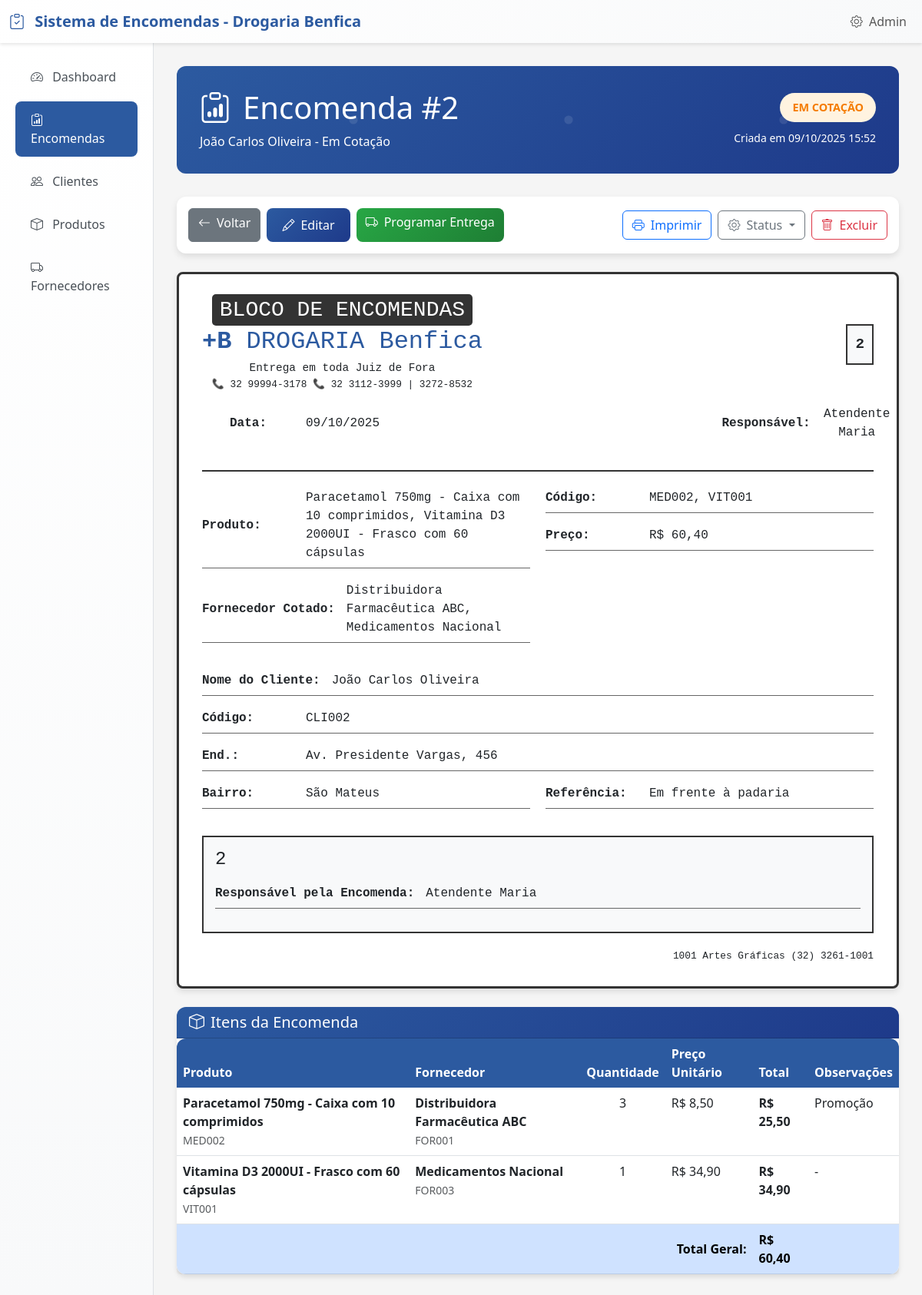
The app's page /encomendas/2/ with its own data.
### encomendas/models.py (models this page shows, shortened)
class Encomenda(models.Model):
    STATUS_CHOICES = [
        ('criada', 'Criada'),
        ('cotacao', 'Em Cotação'),
        ('aprovada', 'Aprovada'),
        ('em_andamento', 'Em Andamento'),
        ('pronta', 'Pronta para Entrega'),
        ('entregue', 'Entregue'),
        ('cancelada', 'Cancelada'),
    ]
    numero_encomenda = models.AutoField(primary_key=True, verbose_name="Número da Encomenda")
    cliente = models.ForeignKey(Cliente, on_delete=models.CASCADE, verbose_name="Cliente")
    data_criacao = models.DateTimeField(auto_now_add=True, verbose_name="Data de Criação (sistema)")
    data_encomenda = models.DateField(verbose_name="Data", help_text="Data da encomenda (campo do cabeçalho)", default=timezone.now)
    responsavel_criacao = models.CharField(max_length=100, verbose_name="Responsável",
                                         help_text="Responsável pela criação da encomenda")
    status = models.CharField(max_length=20, choices=STATUS_CHOICES, default='criada', verbose_name="Status")
    observacoes = models.TextField(blank=True, verbose_name="Observação",
                                 help_text="Campo 'Observação' do formulário físico")
    valor_total = models.DecimalField(
        max_digits=10,
        decimal_places=2,
        default=Decimal('0.00'),
        verbose_name="Valor do Produto",
        help_text="Valor total dos produtos da encomenda"
    )
    updated_at = models.DateTimeField(auto_now=True)
    class Meta:
        verbose_name = "Encomenda"
        verbose_name_plural = "Encomendas"
        ordering = ['-numero_encomenda']

class Cliente(models.Model):
    nome = models.CharField(max_length=200, verbose_name="Nome do Cliente")
    codigo = models.CharField(max_length=50, unique=True, verbose_name="Código")
    endereco = models.TextField(verbose_name="Endereço")
    bairro = models.CharField(max_length=100, verbose_name="Bairro")
    referencia = models.CharField(max_length=200, blank=True, verbose_name="Referência")
    telefone = models.CharField(max_length=20, blank=True, verbose_name="Telefone")
    created_at = models.DateTimeField(auto_now_add=True)
    updated_at = models.DateTimeField(auto_now=True)
    class Meta:
        verbose_name = "Cliente"
        verbose_name_plural = "Clientes"
        ordering = ['nome']

class ItemEncomenda(models.Model):
    encomenda = models.ForeignKey(Encomenda, related_name='itens', on_delete=models.CASCADE)
    produto = models.ForeignKey(Produto, on_delete=models.CASCADE, verbose_name="Produto")
    fornecedor = models.ForeignKey(Fornecedor, on_delete=models.CASCADE, verbose_name="Fornecedor")
    quantidade = models.PositiveIntegerField(default=1, verbose_name="Quantidade")
    preco_cotado = models.DecimalField(
        max_digits=10,
        decimal_places=2,
        validators=[MinValueValidator(Decimal('0.01'))],
        verbose_name="Preço Cotado"
    )
    valor_total = models.DecimalField(
        max_digits=10,
        decimal_places=2,
        default=Decimal('0.00'),
        verbose_name="Valor Total"
    )
    observacoes = models.TextField(blank=True, verbose_name="Observações")
    class Meta:
        verbose_name = "Item da Encomenda"
        verbose_name_plural = "Itens da Encomenda"

class Produto(models.Model):
    nome = models.CharField(max_length=200, verbose_name="Nome do Produto")
    codigo = models.CharField(max_length=50, unique=True, verbose_name="Código")
    descricao = models.TextField(blank=True, verbose_name="Descrição")
    preco_base = models.DecimalField(
        max_digits=10,
        decimal_places=2,
        validators=[MinValueValidator(Decimal('0.01'))],
        verbose_name="Preço Base"
    )
    categoria = models.CharField(max_length=100, blank=True, verbose_name="Categoria")
    created_at = models.DateTimeField(auto_now_add=True)
    updated_at = models.DateTimeField(auto_now=True)
    class Meta:
        verbose_name = "Produto"
        verbose_name_plural = "Produtos"
        ordering = ['nome']

class Fornecedor(models.Model):
    nome = models.CharField(max_length=200, verbose_name="Nome do Fornecedor")
    codigo = models.CharField(max_length=50, unique=True, verbose_name="Código")
    contato = models.CharField(max_length=200, blank=True, verbose_name="Contato")
    telefone = models.CharField(max_length=20, blank=True, verbose_name="Telefone")
    email = models.EmailField(blank=True, verbose_name="E-mail")
    created_at = models.DateTimeField(auto_now_add=True)
    updated_at = models.DateTimeField(auto_now=True)
    class Meta:
        verbose_name = "Fornecedor"
        verbose_name_plural = "Fornecedores"
        ordering = ['nome']

### encomendas/views.py (the view)
# urls.py: path('encomendas/<int:pk>/', views.encomenda_detail, name='encomenda_detail'),
def encomenda_detail(request, pk):
    encomenda = get_object_or_404(Encomenda, pk=pk)
    itens = encomenda.itens.select_related('produto', 'fornecedor').all()
    try:
        entrega = encomenda.entrega
    except Entrega.DoesNotExist:
        entrega = None
    context = {
        'encomenda': encomenda,
        'itens': itens,
        'entrega': entrega,
    }
    return render(request, 'encomendas/encomenda_detail.html', context)

### encomendas/templates/encomendas/encomenda_detail.html (shortened to what this page needs)
{% extends 'encomendas/base.html' %}
{% block content %}
<div class="no-print">
    <div class="encomenda-header">
        <div class="d-flex justify-content-between align-items-center">
            <div>
                <h1><i class="bi bi-clipboard-data me-3"></i>Encomenda #{{ encomenda.numero_encomenda }}</h1>
                <p class="mb-0">{{ encomenda.cliente.nome }} - {{ encomenda.get_status_display }}</p>
            </div>
            <div class="text-end">
                <div class="status-atual status-{{ encomenda.status }}">
                    {{ encomenda.get_status_display }}
                </div>
                <div class="mt-2">
                    <small>Criada em {{ encomenda.data_criacao|date:"d/m/Y H:i" }}</small>
                </div>
            </div>
        </div>
    </div>
</div>
<div class="action-buttons no-print mb-4">
    <div class="d-flex flex-wrap gap-2 justify-content-between align-items-center">
        <div class="d-flex flex-wrap gap-2">
            <a href="{% url 'encomenda_list' %}" class="btn btn-secondary">
                <i class="bi bi-arrow-left me-2"></i>Voltar
            </a>
            <a href="{% url 'encomenda_edit' encomenda.pk %}" class="btn btn-primary">
                <i class="bi bi-pencil me-2"></i>Editar
            </a>
            {% if not entrega %}
            <a href="{% url 'entrega_create' encomenda.pk %}" class="btn btn-success">
                <i class="bi bi-truck me-2"></i>Programar Entrega
            </a>
            {% else %}
            <a href="{% url 'entrega_edit' entrega.pk %}" class="btn btn-info">
                <i class="bi bi-truck me-2"></i>Editar Entrega
            </a>
            {% endif %}
        </div>
        <div class="d-flex flex-wrap gap-2">
            <button onclick="window.print()" class="btn btn-outline-primary">
                <i class="bi bi-printer me-2"></i>Imprimir
            </button>
            <div class="dropdown">
                <button class="btn btn-outline-secondary dropdown-toggle" type="button" data-bs-toggle="dropdown">
                    <i class="bi bi-gear me-2"></i>Status
                </button>
            </div>
            <a href="{% url 'encomenda_delete' encomenda.pk %}" class="btn btn-outline-danger">
                <i class="bi bi-trash me-2"></i>Excluir
            </a>
        </div>
    </div>
</div>
<div class="formulario-fisico">
    <div class="formulario-header">
        <div class="logo-area">
            <div>
                <h3 style="margin: 0; color: #333;">
                    <span style="background: #333; color: white; padding: 5px 10px; border-radius: 5px;">
                        BLOCO DE ENCOMENDAS
                    </span>
                </h3>
                <h2 style="margin: 5px 0; color: #2c5aa0;">
                    <strong>+B</strong> DROGARIA Benfica
                </h2>
                <p style="margin: 0; font-size: 0.9em;">Entrega em toda Juiz de Fora</p>
                <p style="margin: 0; font-size: 0.8em;">📞 32 99994-3178 📞 32 3112-3999 | 3272-8532</p>
            </div>
            <div class="numero-encomenda">
                {{ encomenda.numero_encomenda }}
            </div>
        </div>
        <div style="display: flex; justify-content: space-between; margin-top: 15px;">
            <div class="campo-formulario" style="border: none; width: 200px;">
                <span class="campo-label">Data:</span>
                <span class="campo-valor">{{ encomenda.data_criacao|date:"d/m/Y" }}</span>
            </div>
            <div class="campo-formulario" style="border: none; width: 200px;">
                <span class="campo-label">Responsável:</span>
                <span class="campo-valor">{{ encomenda.responsavel_criacao }}</span>
            </div>
        </div>
    </div>
    <div style="display: grid; grid-template-columns: 1fr 1fr; gap: 20px; margin-bottom: 20px;">
        <div>
            <div class="campo-formulario">
                <span class="campo-label">Produto:</span>
                <span class="campo-valor">
                    {% for item in itens %}
                        {{ item.produto.nome }}{% if not forloop.last %}, {% endif %}
                    {% endfor %}
                </span>
            </div>
            <div class="campo-formulario">
                <span class="campo-label">Fornecedor Cotado:</span>
                <span class="campo-valor">
                    {% for item in itens %}
                        {{ item.fornecedor.nome }}{% if not forloop.last %}, {% endif %}
                    {% endfor %}
                </span>
            </div>
        </div>
        <div>
            <div class="campo-formulario">
                <span class="campo-label">Código:</span>
                <span class="campo-valor">
                    {% for item in itens %}
                        {{ item.produto.codigo }}{% if not forloop.last %}, {% endif %}
                    {% endfor %}
                </span>
            </div>
            <div class="campo-formulario">
                <span class="campo-label">Preço:</span>
                <span class="campo-valor">R$ {{ encomenda.valor_total|floatformat:2 }}</span>
            </div>
        </div>
    </div>
    <div class="campo-formulario">
        <span class="campo-label">Nome do Cliente:</span>
        <span class="campo-valor">{{ encomenda.cliente.nome }}</span>
    </div>
    <div class="campo-formulario">
        <span class="campo-label">Código:</span>
        <span class="campo-valor">{{ encomenda.cliente.codigo }}</span>
    </div>
    <div class="campo-formulario">
        <span class="campo-label">End.:</span>
        <span class="campo-valor">{{ encomenda.cliente.endereco }}</span>
    </div>
    <div style="display: flex; gap: 20px;">
        <div class="campo-formulario" style="flex: 1;">
            <span class="campo-label">Bairro:</span>
            <span class="campo-valor">{{ encomenda.cliente.bairro }}</span>
        </div>
        <div class="campo-formulario" style="flex: 1;">
            <span class="campo-label">Referência:</span>
            <span class="campo-valor">{{ encomenda.cliente.referencia|default:"" }}</span>
        </div>
    </div>
    <div class="secao-entrega">
        <div style="display: flex; justify-content: space-between; align-items: center; margin-bottom: 15px;">
            <h4 style="margin: 0;">{{ encomenda.numero_encomenda }}</h4>
        </div>
        <div class="campo-formulario">
            <span class="campo-label">Responsável pela Encomenda:</span>
            <span class="campo-valor">{{ encomenda.responsavel_criacao }}</span>
        </div>
    </div>
    <div style="text-align: right; margin-top: 20px; font-size: 0.8em;">
        1001 Artes Gráficas (32) 3261-1001
    </div>
</div>
<div class="no-print">
    {% if itens %}
    <div class="card mt-4">
        <div class="card-header">
            <h5 class="mb-0"><i class="bi bi-box me-2"></i>Itens da Encomenda</h5>
        </div>
        <div class="card-body p-0">
            <div class="table-responsive">
                <table class="table table-hover mb-0">
                    <thead>
                        <tr>
                            <th>Produto</th>
                            <th>Fornecedor</th>
                            <th>Quantidade</th>
                            <th>Preço Unitário</th>
                            <th>Total</th>
                            <th>Observações</th>
                        </tr>
                    </thead>
                    <tbody>
                        {% for item in itens %}
                        <tr>
                            <td>
                                <strong>{{ item.produto.nome }}</strong><br>
                                <small class="text-muted">{{ item.produto.codigo }}</small>
                            </td>
                            <td>
                                <strong>{{ item.fornecedor.nome }}</strong><br>
                                <small class="text-muted">{{ item.fornecedor.codigo }}</small>
                            </td>
                            <td class="text-center">{{ item.quantidade }}</td>
                            <td>R$ {{ item.preco_cotado|floatformat:2 }}</td>
                            <td><strong>R$ {{ item.valor_total|floatformat:2 }}</strong></td>
                            <td>{{ item.observacoes|default:"-" }}</td>
                        </tr>
                        {% endfor %}
                    </tbody>
                    <tfoot>
                        <tr class="table-primary">
                            <th colspan="4" class="text-end">Total Geral:</th>
                            <th>R$ {{ encomenda.valor_total|floatformat:2 }}</th>
                            <th></th>
                        </tr>
                    </tfoot>
                </table>
            </div>
        </div>
    </div>
    {% endif %}
</div>
{% endblock %}

### records on screen
Encomenda: numero_encomenda "2", cliente.nome "João Carlos Oliveira", status "Em Cotação", status "EM COTAÇÃO", data_criacao "09/10/2025 15:52", data_criacao "09/10/2025", responsavel_criacao "Atendente Maria", valor_total "60,40", cliente.codigo "CLI002", cliente.endereco "Av. Presidente Vargas, 456", cliente.bairro "São Mateus", cliente.referencia "Em frente à padaria"
ItemEncomenda: produto.nome "Paracetamol 750mg - Caixa com 10 comprimidos", fornecedor.nome "Distribuidora Farmacêutica ABC", produto.codigo "MED002", fornecedor.codigo "FOR001", quantidade "3", preco_cotado "8,50", valor_total "25,50", observacoes "Promoção"
ItemEncomenda: produto.nome "Vitamina D3 2000UI - Frasco com 60 cápsulas", fornecedor.nome "Medicamentos Nacional", produto.codigo "VIT001", fornecedor.codigo "FOR003", quantidade "1", preco_cotado "34,90", valor_total "34,90", observacoes "-"
